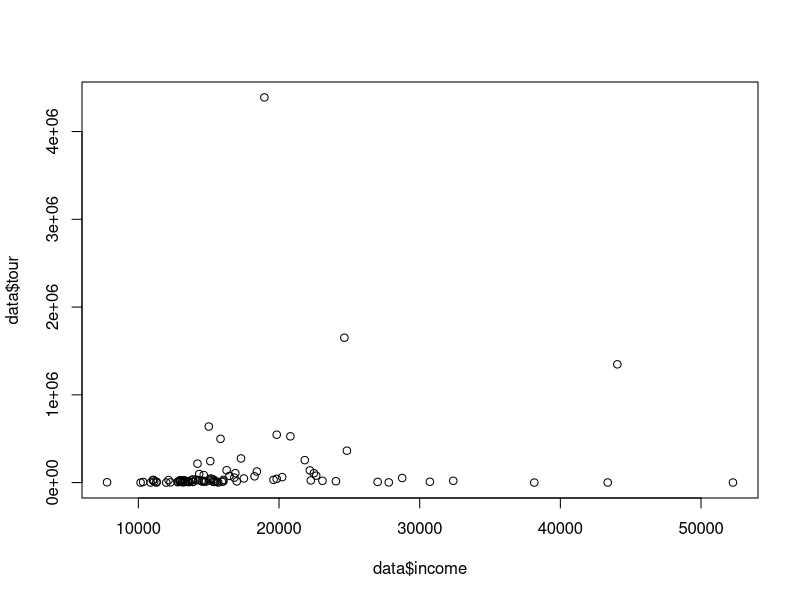
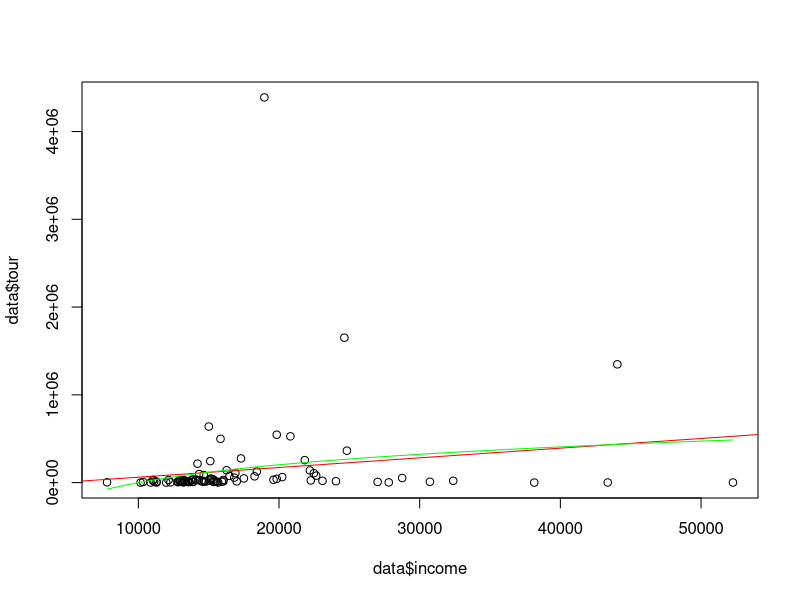
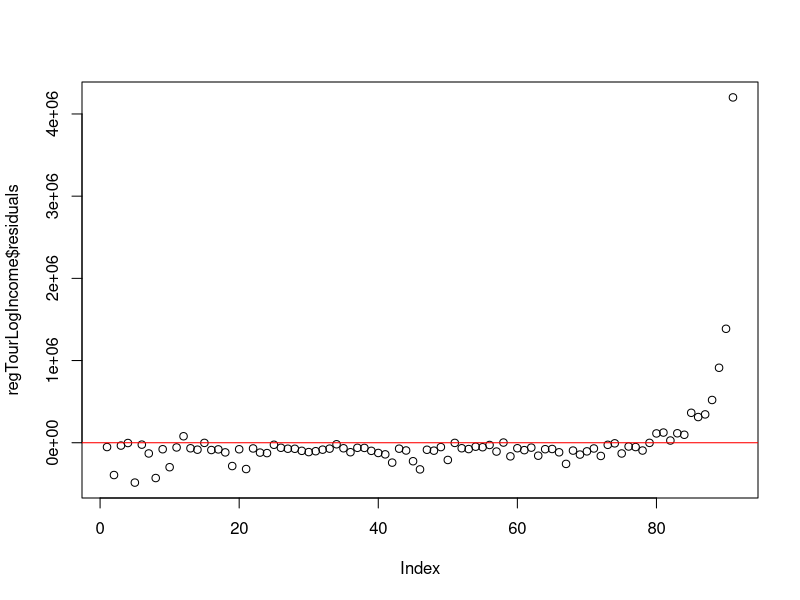
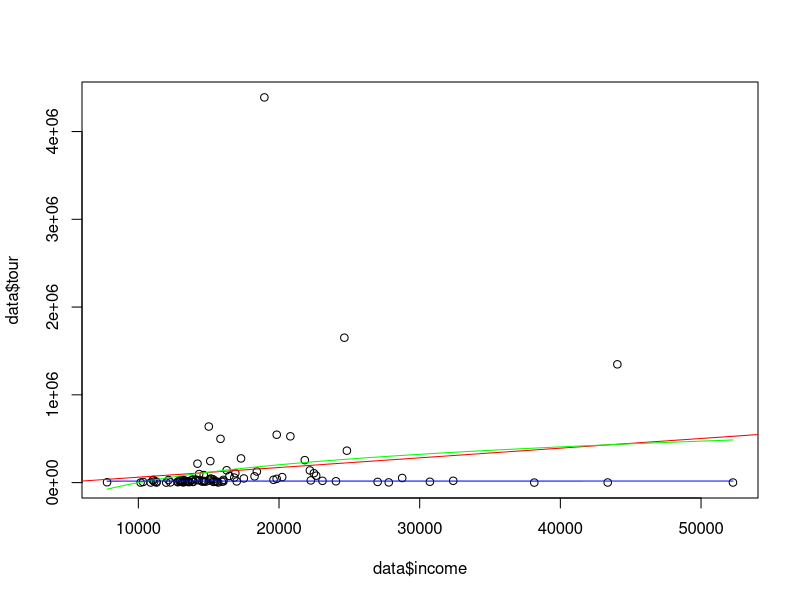
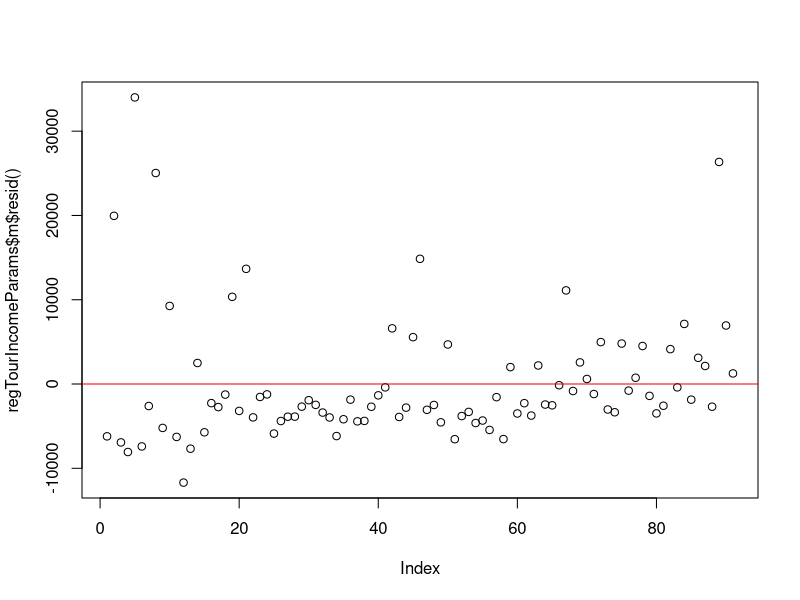

Recreate these plots in R, in order.
# Лабораторная работа №2 – Корреляционный анализ

data <- read.table("data.txt", header = TRUE)

# Строим диаграмму рассеяния
plot(data$income, data$tour)

# Проводим оценку наличия зависимости по виду корреляционного поля
# На диаграмме мы видим облако и отсутствие какой-либо тенденции.

# Проводим оценку значения коэффициента корреляции по виду корреляционного поля.
# Коэффициент корреляции будет близок к нулю

# Находим значение коэффициента корреляции
correlation <- cor(data$income, data$tour)
cat("Коэффициент корреляции:", correlation, "\n")

# Коэффициент корреляции между переменными составляет 0.16.
# Этот коэффициент близок к нулю, что говорит о слабой корреляционной зависимости между этими переменными. 
# Таким образом, на основе анализа диаграммы рассеяния и коэффициента корреляции можно сделать вывод о том, что общей зависимости между переменными не наблюдается.


# Проверка значимости коэффициента корреляции
cor_test_result <- cor.test(data$income, data$tour)
print(cor_test_result)

# Полученное p-value равно 0.1246, что больше стандартного уровня значимости 0.1. Следовательно, на уровне значимости 0.1 мы не можем отклонить нулевую гипотезу о том, что корреляция между переменными равна нулю.
# Нулевая гипотеза о равенстве корреляции нулю между среднедушевыми денежными доходами и числом турпакетов предполагает отсутствие статистически значимой линейной зависимости между этими двумя переменными в генеральной совокупности.
# Таким образом, в данном контексте отклонение нулевой гипотезы может бы указывать на наличие статистически значимой корреляции между среднедушевыми денежными доходами и числом турпакетов. 
# Однако, в данном случае, уровень значимости (p-value) превышает выбранный порог (0.1), поэтому мы не можем считать результат статистически значимым на уровне 0.1.
# Таким образом, на основе проведенного теста, нет статистически значимой корреляции между среднедушевыми денежными доходами и числом турпакетов, реализованных населению.

# Лабораторная работа №4 – Парная нелинейная регрессия

data <- read.table("data.txt", header = TRUE)

# Отсортировать строки в таблице Т по возрастанию значений переменной tour, как экзогенной переменной
data <- data[order(data$tour),]

# Провести регрессионный анализ (нелинейная регрессия):
regTourIncome <- lm(formula = data$tour ~ data$income) # построить линейную регрессию
regTourLogIncome <- lm(formula = data$tour ~ log(data$income)) # построить логарифмическую регрессию

# Выведем информацию о линейной регрессии
summary(regTourIncome)

# Residuals:
#     Min      1Q  Median      3Q     Max
# -527231 -106519  -84762  -58124 4227988
# Coefficients:
#              Estimate Std. Error t value Pr(>|t|)
# (Intercept) -48280.41  135539.92  -0.356    0.723
# data$income     11.02       7.11   1.551    0.125
# Residual standard error: 508700 on 89 degrees of freedom
# Multiple R-squared:  0.0263,    Adjusted R-squared:  0.01536
# F-statistic: 2.404 on 1 and 89 DF,  p-value: 0.124

# Multiple R-squared: 0.0263. Коэффициент детерминации по-прежнему низкий, указывая на то, что модель объясняет небольшую часть изменчивости зависимой переменной.
# p-value регрессии: 0.124. Даже на уровне значимости 0.1 регрессия остается нестатистически значимой.
# Коэффициенты уравнения регрессии:
# Intercept: -48280.41 с p-value 0.723. Свободный член не является статистически значимым на уровне 0.1 и 0.05.
# data$income: 11.02 с p-value 0.125. Коэффициент при переменной data$income не статистически значим на уровне 0.1 и 0.05.
# Таким образом, на любом уровне значимости (0.1 или 0.05) эта регрессионная модель не считается статистически значимой.

# Выведем информацию о логарифмической регрессии
summary(regTourLogIncome)

# Residuals:
#     Min      1Q  Median      3Q     Max
# -484838 -115746  -73414  -26169 4201479
# Coefficients:
#                  Estimate Std. Error t value Pr(>|t|)  
# (Intercept)      -2710332    1527868  -1.774   0.0795 .
# log(data$income)   294169     157317   1.870   0.0648 .
# ---
# Signif. codes:  0 '*' 0.001 '' 0.01 '*' 0.05 '.' 0.1 ' ' 1
# Residual standard error: 505700 on 89 degrees of freedom
# Multiple R-squared:  0.0378,    Adjusted R-squared:  0.02699
# F-statistic: 3.497 on 1 and 89 DF,  p-value: 0.06478

# Multiple R-squared: 0.0378. Это низкий коэффициент детерминации, что указывает на то, что модель объясняет небольшую часть изменчивости зависимой переменной.
# p-value регрессии: 0.06478. Это значение больше обычно используемого уровня значимости 0.05, но меньше 0.1. Это может быть признаком, что модель может быть статистически не значима на уровне 0.05, но может считаться значимой на уровне 0.1.
# Коэффициенты уравнения регрессии:
# Intercept: -2710332 с p-value 0.0795. Значение p-value близко к 0.05, что может указывать на потенциальную значимость свободного члена на уровне 0.05.
# log(data$income): 294169 с p-value 0.0648. Значение p-value близко к 0.05, что может указывать на потенциальную значимость коэффициента при переменной log(data$income) на уровне 0.05.
# Итак, модель может быть статистически не значима на уровне 0.05, но может быть значима на уровне 0.1. Низкий коэффициент детерминации также говорит о том, что эта модель, вероятно, не очень хорошо описывает зависимость между переменными.

# Строим диаграмму рассеяния
plot(data$income, data$tour)
# Покажем линейную регрессию
abline(regTourIncome, col = "red")
# Покажем логарифмическую регрессию
curve(coef(regTourLogIncome)[1] + coef(regTourLogIncome)[2] * log(x), add = TRUE, col = "green")

# Строим график остатков
plot(regTourLogIncome$residuals)
abline(h = 0, col = "red")

# Остатки (Residuals):
# Остатки модели имеют различные значения, но их разброс большой (минимальное значение -484838, максимальное 4201479), что может свидетельствовать о недостаточной точности модели.

library("forecast") # подключить библиотеку forecast
accuracy(regTourLogIncome) # рассчитать оценку регрессии MAPE

#                        ME     RMSE      MAE       MPE  MAPE      MASE
# Training set 4.822321e-11 500067.3 189008.5 -11036.82 11097 0.9334746

# ME (Mean Error): Средняя ошибка близка к нулю, что указывает на то, что модель в целом предсказывает значения, которые близки к фактическим.
# RMSE (Root Mean Squared Error): Корень из среднеквадратичной ошибки большой, что может указывать на то, что модель может иногда значительно ошибаться в прогнозах.
# MAE (Mean Absolute Error): Средняя абсолютная ошибка также высока, что указывает на относительно большие ошибки в прогнозах модели.
# MPE (Mean Percentage Error): Средняя процентная ошибка имеет отрицательное значение, что означает, что модель систематически занижает прогнозы.
# MAPE (Mean Absolute Percentage Error): Средняя абсолютная процентная ошибка также высока, что указывает на значительные процентные ошибки в прогнозах.
# MASE (Mean Absolute Scaled Error): MASE близок к 1, что может говорить о том, что производительность модели не является идеальной, но также не сильно отличается от производительности базовой модели.
# Общий вывод: Модель имеет высокие ошибки и не всегда точно предсказывает целевую переменную. Возможно, стоит провести дополнительный анализ или рассмотреть другие модели для улучшения прогнозов.

regTourIncomeParams <- nls(data$income ~ p1 + p2 / (p3 + data$tour), data = data, start = list(p1 = 500, p2 = -10000, p3 = -1000)) # построить нелинейную регрессию с параметрами

# Выведем информацию о нелинейной регрессии с параметрами
summary(regTourIncomeParams)

# Параметры:
# ( p1 ): Оценка равна 17702.3, стандартная ошибка невелика, t-value высок (21.836), и p-value крайне мало ((< 2 \times 10^{-16})), что говорит о высокой значимости.
# ( p2 ): Оценка -2596679.5, стандартная ошибка высока, t-value мал (−0.791), и p-value велико (0.431), что указывает на низкую значимость. Возможно, этот параметр можно исключить из модели.
# ( p3 ): Оценка -5366.5, стандартная ошибка невелика, t-value высок (−8.451), и p-value очень мало ((5.52 \times 10^{-13})), что говорит о высокой значимости.
# Доверительные интервалы:
# Доверительные интервалы для ( p1 ) и ( p3 ) узкие, а для ( p2 ) — широкие.
# Остаточная стандартная ошибка: Она равна 7573, что может указывать на то, что модель хорошо соответствует данным.
# Достоверность модели: Поскольку оценка ( p2 ) не является статистически значимой, возможно, имеет смысл переосмыслить модель и, возможно, исключить ( p2 ) из уравнения.
# Точность предсказаний: Оценка модели может быть лучше, чем в предыдущих моделях, но это также зависит от контекста задачи и требований к точности.

P <- coef(regTourIncomeParams) # сохранить коэффициенты регрессии в переменной Р

# Строим диаграмму рассеяния
plot(data$income, data$tour)
# Покажем линейную регрессию
abline(regTourIncome, col = "red")
# Покажем логарифмическую регрессию
curve(coef(regTourLogIncome)[1] + coef(regTourLogIncome)[2] * log(x), add = TRUE, col = "green")
# Покажем нелинейную регрессию с параметрами
curve(P[1] + P[2] / (x + P[3]), add = TRUE, col = "blue")

# Строим график остатков
plot(regTourIncomeParams$m$resid())
abline(h = 0, col = "red")

sum(abs((data$income - (P[1] + P[2] / (P[3] + data$tour))) / data$income)) / length(data$income) * 100 # рассчитать MAPE

# 28.43939
# MAPE (Mean Absolute Percentage Error) в данном случае составляет примерно 28.44%. Это означает, что модель в среднем ошибается на 28.44% при прогнозировании переменной `income` с использованием параметров (p1), (p2), и (p3).
# Высокий уровень MAPE может указывать на то, что модель не очень точно предсказывает зависимую переменную. Вам, возможно, стоит рассмотреть другие модели или внести изменения в текущую модель для улучшения точности прогнозов.

# Строим прогноз для республики Карелия на 2010 год
P[1] + P[2] / (P[3] + 13649)
# 17388.77, реальное значение 16045.7

# Строим прогноз для республики Карелия на 2011 год
P[1] + P[2] / (P[3] + 15828)
# 17454.08, реальное значение 17542,7

# Строим прогноз для республики Карелия на 2012 год
P[1] + P[2] / (P[3] + 23816)
# 17561.54, реальное значение 20037,4